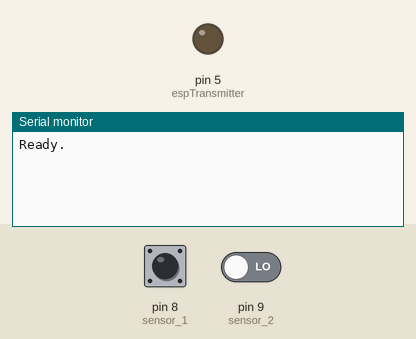
The sketch below on a simulated Arduino Uno, built with avr-gcc and run on an emulated ATmega328P. Shown: output pins drawn as LEDs (lit = HIGH), the last lines printed to the serial monitor. Inputs (shaded band) come from the test bench; at power-on: pin 8 (sensor_1) LOW, pin 9 (sensor_2) LOW.

Above: at 1.2 s.
1.3 s: pin 8 (sensor_1) driven HIGH
At 2.0 s:
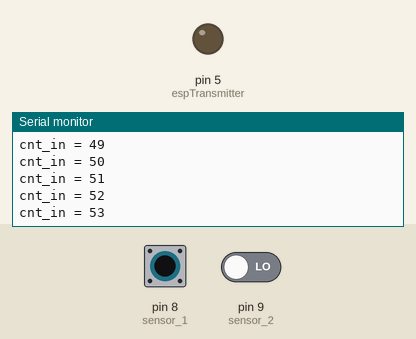
2.8 s: pin 9 (sensor_2) driven HIGH
4.4 s: pin 8 (sensor_1) driven LOW
7.4 s: pin 8 (sensor_1) driven HIGH and pin 9 (sensor_2) driven LOW
At 8.3 s:
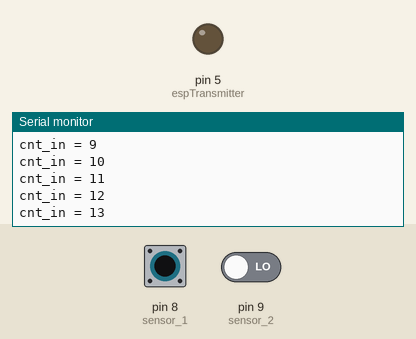
9.4 s: pin 8 (sensor_1) pulsed LOW 2 times (0.12 s each, 0.3 s apart)
Timing chart, 0 to 12.4 s (numbered marks = the images above; inputs shaded):
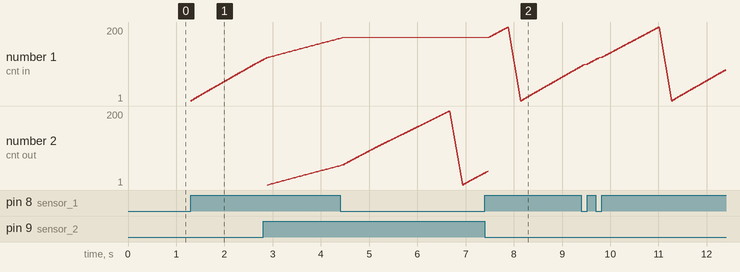

The sketch:

motion_sensors.ino
```cpp
/*Author: Luca Tomaino (s263690)
Academic year: 2018/19*/

#include <SoftwareSerial.h>

int sensor_1 = 8;                     // pin to which motion sensor 1 is attached
int sensor_2 = 9;                     // pin to which motion sensor 1 is attached

// by default, no motion detected by the two sensors
int state_1 = LOW;
int state_2 = LOW;

// variables to store the sensor status (value)
int val_1 = 0;
int val_2 = 0;

// assignment of software serial's pins
int espReceiver = 4; // ESP's TX connected here
int espTransmitter = 5; // ESP's RX connected here

// initialization of software serial port to let the Arduino board and the ESP8266 module communicate
SoftwareSerial ESPserial(espReceiver,espTransmitter);

// counters and flags to avoid too many alerts of motion sensors for one detection only
int cnt_in = 0;
bool flag_in = false;
int cnt_out = 0;
bool flag_out = false;

void setup()
{
  // initialize sensor as an input
  pinMode(sensor_1, INPUT);
  pinMode(sensor_2, INPUT);

  // initialization of software serial's pins
  pinMode(espReceiver, INPUT);
  pinMode(espTransmitter, OUTPUT);

  Serial.begin(9600);                 // initialize serial
  ESPserial.begin(9600);              // initialize software serial

  Serial.println("Ready.");
}

void loop()
{
  // initialization of topic and message to be sent to the ESP module
  int topic = 0;
  int msg = 0;

  char cmd = ESPserial.read();
  // Serial.println(cmd);

  /*if (cmd == 'X') {
    Serial.println("Received message on topic ''system'' (CODE: 20) or on topic ''ping'' (CODE:21).");
    }*/

  // read sensors' values
  val_1 = digitalRead(sensor_1);
  val_2 = digitalRead(sensor_2);

  if(motionDetect(val_1, state_1, 1) == 1)// motion sensor for people entering the room
  {
    cnt_in ++;
    Serial.print("cnt_in = ");
    Serial.println(cnt_in);
    if (cnt_in == 200) {
      flag_in = true;
      cnt_in = 0;
      topic = 12;
      msg = 1;
      Serial.println("A person entered the room.");
      serialWriting(topic, msg);
      Serial.println("Publishing message ''in'' on topic ''measure/people/detection'' (CODE: 12/1).");
      delay(200);
    }
  }

  if(motionDetect(val_2, state_2, 2) == 1)// motion sensor for people exiting the room
  {
    cnt_out ++;
    Serial.print("cnt_out = ");
    Serial.println(cnt_out);
    if (cnt_out == 200) {
      flag_out = true;
      cnt_out = 0;
      topic = 12;
      msg = 0;
      Serial.println("A person went out from the room.");
      serialWriting(topic, msg);
      Serial.println("Publishing message ''out'' on topic ''measure/people/detection'' (CODE: 12/0).");
      delay(200);
    }
  }

  if (flag_in) {
    cnt_in = 0;
    flag_in = false;
  }

  if (flag_out) {
    cnt_out = 0;
    flag_out = false;
  }
}

int motionDetect(int val, int state, int ID)
/* function to detect the presence of a person (entering or exiting the controlled room)
 *  through the usage of the motion sensors attached to the board
 *  PARAMETERS:
 *    - val: value related to the status of the motion sensor (HIGH if a person is detected)
 *    - state: the actual status of the motion sensor
 *    - ID: used to identify the sensor */
{
  if (val== HIGH)                     // check if the sensor is HIGH
  {
    if (state == LOW)
      state = HIGH;                   // update variable state to HIGH

    return 1;
  }
  else
  {
    if (state == HIGH)
        state = LOW;                  // update variable state to LOW

    return 0;
  }
}

void serialWriting(int top, int ms)
/* function to write on the software serial channel between Arduino and the ESP module
 *  the topic and the message related to what has happened, following a proper protocol
 *  which assigns to each topic and message a numeric code
 *  PARAMETERS:
 *  - top: topic to which the message will be published by the ESP module
 *  - msg: actual message to be published by the ESP module */
{
  if(ESPserial.available()) {
      ESPserial.write(top);
      ESPserial.write("/");
      ESPserial.write(ms);
      ESPserial.flush();
  }
}
```

Measured:
- after the input at 1.3 s, the serial monitor: prints a new line at once (image 1)
